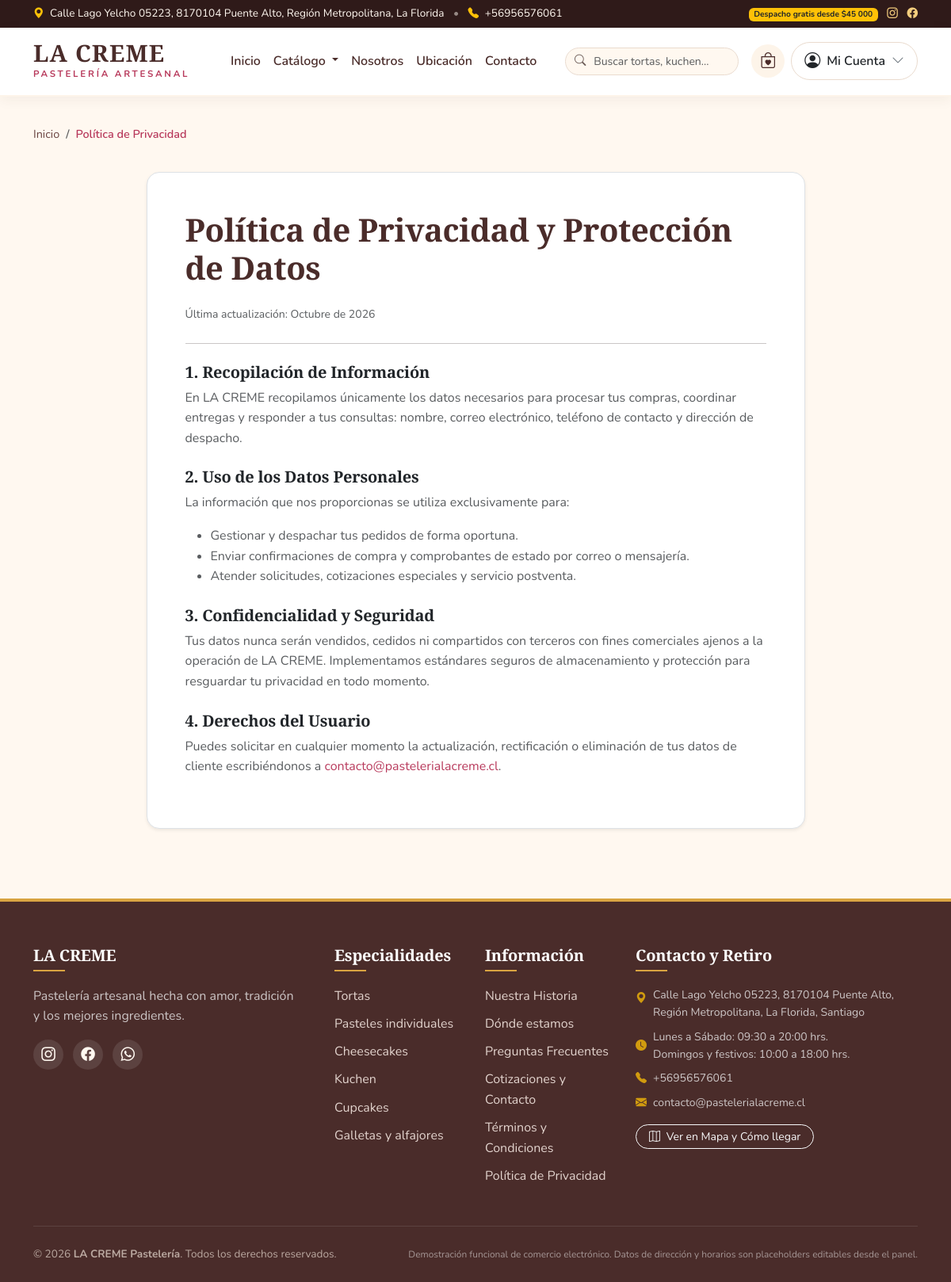
Screenshot of /politica-de-privacidad/ with the database file from the repository.
### sitio/models.py (models this page shows, shortened)
class ConfiguracionSitio(models.Model):
    nombre = models.CharField(max_length=120, default="LA CREME Pastelería", verbose_name="Nombre de la pastelería")
    eslogan = models.CharField(
        max_length=250,
        default="Pastelería artesanal hecha con amor, tradición y los mejores ingredientes.",
        verbose_name="Eslogan o frase principal"
    )
    direccion = models.CharField(
        max_length=255,
        default="Av. Providencia 1234, Local 5",
        verbose_name="Dirección física (Placeholder editable)"
    )
    comuna = models.CharField(max_length=100, default="Providencia", verbose_name="Comuna")
    ciudad = models.CharField(max_length=100, default="Santiago", verbose_name="Ciudad")
    telefono = models.CharField(max_length=30, default="+56 9 8765 4321", verbose_name="Teléfono fijo o móvil")
    whatsapp = models.CharField(
        max_length=30,
        default="+56987654321",
        verbose_name="Número de WhatsApp (con código de país, ej: +56987654321)"
    )
    correo = models.EmailField(default="contacto@pastelerialacreme.cl", verbose_name="Correo de contacto")
    horarios = models.TextField(
        default="Lunes a Sábado: 09:30 a 20:00 hrs.\nDomingos y festivos: 10:00 a 18:00 hrs.",
        verbose_name="Horarios de atención"
    )
    instagram = models.URLField(
        default="https://www.instagram.com/pasteleria_la_creme/",
        verbose_name="Enlace de Instagram"
    )
    facebook = models.URLField(
        blank=True,
        default="https://facebook.com/pasteleria_la_creme",
        verbose_name="Enlace de Facebook"
    )
    latitud = models.DecimalField(
        max_digits=9,
        decimal_places=6,
        default=-33.428500,
        verbose_name="Latitud (para Google Maps)"
    )
    longitud = models.DecimalField(
        max_digits=9,
        decimal_places=6,
        default=-70.612300,
        verbose_name="Longitud (para Google Maps)"
    )
    costo_despacho_base = models.PositiveIntegerField(
        default=3990,
        verbose_name="Costo base de despacho (CLP)"
    )
    despacho_gratis_desde = models.PositiveIntegerField(
        default=45000,
        verbose_name="Monto para despacho gratis (CLP)"
    )
    class Meta:
        verbose_name = "Configuración del sitio"
        verbose_name_plural = "Configuración del sitio"
    @classmethod
    def get_solo(cls):
        obj, created = cls.objects.get_or_create(id=1)
        return obj

### catalogo/models.py (models this page shows, shortened)
class Categoria(models.Model):
    nombre = models.CharField(max_length=100, unique=True, verbose_name="Nombre")
    slug = models.SlugField(max_length=120, unique=True, blank=True, verbose_name="Slug")
    descripcion = models.TextField(blank=True, verbose_name="Descripción")
    imagen = models.ImageField(upload_to='categorias/', blank=True, null=True, verbose_name="Imagen")
    activa = models.BooleanField(default=True, verbose_name="¿Activa?")
    orden = models.PositiveIntegerField(default=0, verbose_name="Orden de visualización")
    class Meta:
        ordering = ['orden', 'nombre']
        verbose_name = "Categoría"
        verbose_name_plural = "Categorías"
    def get_absolute_url(self):
        return reverse('catalogo:categoria_detalle', kwargs={'slug': self.slug})

### sitio/views.py (the view)
# urls.py: path('politica-de-privacidad/', views.PoliticaPrivacidadView.as_view(), name='privacidad'),
class PoliticaPrivacidadView(TemplateView):
    template_name = 'sitio/privacidad.html'

### templates/sitio/privacidad.html (shortened to what this page needs)
{% extends "base.html" %}
{% block contenido %}
<div class="container py-4">
    <nav aria-label="breadcrumb">
        <ol class="breadcrumb breadcrumb-lacreme">
            <li class="breadcrumb-item"><a href="{% url 'sitio:inicio' %}">Inicio</a></li>
            <li class="breadcrumb-item active" aria-current="page">Política de Privacidad</li>
        </ol>
    </nav>
    <div class="row justify-content-center">
        <div class="col-lg-9">
            <div class="p-4 p-md-5 bg-white rounded-4 border shadow-sm">
                <h1 class="display-6 font-serif mb-4">Política de Privacidad y Protección de Datos</h1>
                <p class="text-muted small">Última actualización: Octubre de 2026</p>
                <hr class="my-4">
                <h2 class="h5 fw-bold text-dark mt-4">1. Recopilación de Información</h2>
                <p class="text-muted">
                    En LA CREME recopilamos únicamente los datos necesarios para procesar tus compras, coordinar entregas y responder a tus consultas: nombre, correo electrónico, teléfono de contacto y dirección de despacho.
                </p>
                <h2 class="h5 fw-bold text-dark mt-4">2. Uso de los Datos Personales</h2>
                <p class="text-muted">
                    La información que nos proporcionas se utiliza exclusivamente para:
                </p>
                <ul class="text-muted">
                    <li>Gestionar y despachar tus pedidos de forma oportuna.</li>
                    <li>Enviar confirmaciones de compra y comprobantes de estado por correo o mensajería.</li>
                    <li>Atender solicitudes, cotizaciones especiales y servicio postventa.</li>
                </ul>
                <h2 class="h5 fw-bold text-dark mt-4">3. Confidencialidad y Seguridad</h2>
                <p class="text-muted">
                    Tus datos nunca serán vendidos, cedidos ni compartidos con terceros con fines comerciales ajenos a la operación de LA CREME. Implementamos estándares seguros de almacenamiento y protección para resguardar tu privacidad en todo momento.
                </p>
                <h2 class="h5 fw-bold text-dark mt-4">4. Derechos del Usuario</h2>
                <p class="text-muted">
                    Puedes solicitar en cualquier momento la actualización, rectificación o eliminación de tus datos de cliente escribiéndonos a <a href="mailto:{{ configuracion_sitio.correo|default:'contacto@pastelerialacreme.cl' }}">{{ configuracion_sitio.correo|default:'contacto@pastelerialacreme.cl' }}</a>.
                </p>
            </div>
        </div>
    </div>
</div>
{% endblock %}

### templates/base.html (shortened to what this page needs)
<!DOCTYPE html>
<html lang="es">
<head>
  <link href="https://cdn.jsdelivr.net/npm/bootstrap@5.3.3/dist/css/bootstrap.min.css" rel="stylesheet"
>
  <link rel="stylesheet" href="https://cdn.jsdelivr.net/npm/bootstrap-icons@1.11.3/font/bootstrap-icons.min.css">
  <link rel="stylesheet" href="/static/css/la_creme.css">
</head>
<body>
  {% include "includes/_navbar.html" %}
  <main id="contenido-principal" role="main">
    {% block contenido %}{% endblock %}
  </main>
  {% include "includes/_footer.html" %}
</body>
</html>

### templates/includes/_navbar.html (shortened to what this page needs)
{% load static humanize %}
<div class="top-bar d-none d-md-block">
    <div class="container d-flex justify-content-between align-items-center">
        <div>
            <i class="bi bi-geo-alt-fill text-warning me-1"></i>
            <span>{{ configuracion_sitio.direccion|default:"Av. Providencia 1234, Local 5" }}, {{ configuracion_sitio.comuna|default:"Providencia" }}</span>
            <span class="mx-2 opacity-50">•</span>
            <i class="bi bi-telephone-fill text-warning me-1"></i>
            <span>{{ configuracion_sitio.telefono|default:"+56 9 8765 4321" }}</span>
        </div>
        <div>
            <span class="badge bg-warning text-dark me-2">Despacho gratis desde ${{ configuracion_sitio.despacho_gratis_desde|default:45000|intcomma }}</span>
            <a href="{{ configuracion_sitio.instagram|default:'https://www.instagram.com/pasteleria_la_creme/' }}" target="_blank" rel="noopener noreferrer" class="me-2" aria-label="Instagram">
                <i class="bi bi-instagram"></i>
            </a>
            {% if configuracion_sitio.facebook %}
            <a href="{{ configuracion_sitio.facebook }}" target="_blank" rel="noopener noreferrer" aria-label="Facebook">
                <i class="bi bi-facebook"></i>
            </a>
            {% endif %}
        </div>
    </div>
</div>
<nav class="navbar navbar-expand-lg navbar-lacreme" aria-label="Navegación principal">
    <div class="container">
        <a class="navbar-brand text-decoration-none d-flex flex-column" href="{% url 'sitio:inicio' %}">
            <span class="navbar-brand-text">LA CREME</span>
            <span class="navbar-brand-subtitle">Pastelería Artesanal</span>
        </a>
        <div class="collapse navbar-collapse" id="navbarContenido">
            <ul class="navbar-nav mx-auto mb-2 mb-lg-0 align-items-lg-center">
                <li class="nav-item">
                    <a class="nav-link {% if request.resolver_match.url_name == 'inicio' %}active{% endif %}" href="{% url 'sitio:inicio' %}">Inicio</a>
                </li>
                <li class="nav-item dropdown">
                    <a class="nav-link dropdown-toggle " href="{% url 'catalogo:lista' %}" id="dropdownCatalogo" role="button" data-bs-toggle="dropdown" aria-expanded="false">
                        Catálogo
                    </a>
                </li>
                <li class="nav-item">
                    <a class="nav-link {% if request.resolver_match.url_name == 'nosotros' %}active{% endif %}" href="{% url 'sitio:nosotros' %}">Nosotros</a>
                </li>
                <li class="nav-item">
                    <a class="nav-link {% if request.resolver_match.url_name == 'ubicacion' %}active{% endif %}" href="{% url 'sitio:ubicacion' %}">Ubicación</a>
                </li>
                <li class="nav-item">
                    <a class="nav-link {% if request.resolver_match.url_name == 'contacto' %}active{% endif %}" href="{% url 'sitio:contacto' %}">Contacto</a>
                </li>
            </ul>
            <form class="search-form-nav d-flex my-2 my-lg-0 me-lg-3" action="{% url 'catalogo:lista' %}" method="get" role="search">
                <i class="bi bi-search search-icon" aria-hidden="true"></i>
                <input class="form-control" type="search" name="q" placeholder="Buscar tortas, kuchen..." aria-label="Buscar en la pastelería" value="{{ request.GET.q|default:'' }}">
            </form>
            <div class="d-flex align-items-center gap-2 mt-2 mt-lg-0">
                <a href="{% url 'carrito:detalle' %}" class="cart-badge-icon" aria-label="Ver carrito de compras" id="btn-carrito-navbar">
                    <i class="bi bi-bag-heart"></i>
                </a>
                <div class="dropdown">
                    <button class="btn btn-outline-secondary rounded-pill px-3 py-2 d-flex align-items-center gap-2" type="button" id="menuUsuario" data-bs-toggle="dropdown" aria-expanded="false" style="border-color: var(--color-borde);">
                        <i class="bi bi-person-circle fs-5 text-dark"></i>
                        <span class="d-none d-xl-inline text-dark fw-semibold">
                            {% if request.user.is_authenticated %}
                                {{ request.user.first_name|default:request.user.username }}
                            {% else %}
                                Mi Cuenta
                            {% endif %}
                        </span>
                        <i class="bi bi-chevron-down fs-7"></i>
                    </button>
                </div>
            </div>
        </div>
    </div>
</nav>

### templates/includes/_footer.html
<footer class="footer-lacreme" role="contentinfo">
    <div class="container">
        <div class="row g-4">
            <div class="col-lg-4 col-md-6">
                <h3 class="footer-title">LA CREME</h3>
                <p class="text-light opacity-75 pe-lg-3">
                    {{ configuracion_sitio.eslogan|default:"Pastelería artesanal hecha con amor, tradición y los mejores ingredientes seleccionados. Cada receta cuenta una historia dulce." }}
                </p>
                <div class="mt-3">
                    <a href="{{ configuracion_sitio.instagram|default:'https://www.instagram.com/pasteleria_la_creme/' }}" target="_blank" rel="noopener noreferrer" class="footer-social-icon" aria-label="Síguenos en Instagram">
                        <i class="bi bi-instagram"></i>
                    </a>
                    {% if configuracion_sitio.facebook %}
                    <a href="{{ configuracion_sitio.facebook }}" target="_blank" rel="noopener noreferrer" class="footer-social-icon" aria-label="Síguenos en Facebook">
                        <i class="bi bi-facebook"></i>
                    </a>
                    {% endif %}
                    <a href="https://wa.me/{{ configuracion_sitio.whatsapp|default:'+56987654321'|cut:'+'|cut:' '|cut:'-' }}" target="_blank" rel="noopener noreferrer" class="footer-social-icon" aria-label="Contáctanos por WhatsApp">
                        <i class="bi bi-whatsapp"></i>
                    </a>
                </div>
            </div>
            <div class="col-lg-2 col-md-6 col-6">
                <h4 class="footer-title">Especialidades</h4>
                <ul class="footer-links">
                    {% for cat in categorias_menu|slice:":6" %}
                    <li><a href="{{ cat.get_absolute_url }}">{{ cat.nombre }}</a></li>
                    {% empty %}
                    <li><a href="{% url 'catalogo:lista' %}">Tortas</a></li>
                    <li><a href="{% url 'catalogo:lista' %}">Cheesecakes</a></li>
                    <li><a href="{% url 'catalogo:lista' %}">Kuchen</a></li>
                    {% endfor %}
                </ul>
            </div>
            <div class="col-lg-2 col-md-6 col-6">
                <h4 class="footer-title">Información</h4>
                <ul class="footer-links">
                    <li><a href="{% url 'sitio:nosotros' %}">Nuestra Historia</a></li>
                    <li><a href="{% url 'sitio:ubicacion' %}">Dónde estamos</a></li>
                    <li><a href="{% url 'sitio:preguntas_frecuentes' %}">Preguntas Frecuentes</a></li>
                    <li><a href="{% url 'sitio:contacto' %}">Cotizaciones y Contacto</a></li>
                    <li><a href="{% url 'sitio:terminos' %}">Términos y Condiciones</a></li>
                    <li><a href="{% url 'sitio:privacidad' %}">Política de Privacidad</a></li>
                </ul>
            </div>
            <div class="col-lg-4 col-md-6">
                <h4 class="footer-title">Contacto y Retiro</h4>
                <ul class="list-unstyled text-light opacity-75 small">
                    <li class="mb-2 d-flex align-items-start gap-2">
                        <i class="bi bi-geo-alt-fill text-warning mt-1"></i>
                        <span>{{ configuracion_sitio.direccion|default:"Av. Providencia 1234, Local 5" }}, {{ configuracion_sitio.comuna|default:"Providencia" }}, {{ configuracion_sitio.ciudad|default:"Santiago" }}</span>
                    </li>
                    <li class="mb-2 d-flex align-items-center gap-2">
                        <i class="bi bi-clock-fill text-warning"></i>
                        <span>{{ configuracion_sitio.horarios|default:"Lun a Sáb: 09:30 a 20:00 hrs. Dom: 10:00 a 18:00 hrs."|linebreaksbr }}</span>
                    </li>
                    <li class="mb-2 d-flex align-items-center gap-2">
                        <i class="bi bi-telephone-fill text-warning"></i>
                        <span>{{ configuracion_sitio.telefono|default:"+56 9 8765 4321" }}</span>
                    </li>
                    <li class="mb-2 d-flex align-items-center gap-2">
                        <i class="bi bi-envelope-fill text-warning"></i>
                        <span>{{ configuracion_sitio.correo|default:"contacto@pastelerialacreme.cl" }}</span>
                    </li>
                </ul>
                <div class="mt-3">
                    <a href="{% url 'sitio:ubicacion' %}" class="btn btn-sm btn-outline-light rounded-pill px-3">
                        <i class="bi bi-map me-1"></i> Ver en Mapa y Cómo llegar
                    </a>
                </div>
            </div>
        </div>
        <div class="footer-bottom d-flex flex-column flex-md-row justify-content-between align-items-center text-center text-md-start">
            <p class="mb-1 mb-md-0">
                &copy; {% now "Y" %} <strong>LA CREME Pastelería</strong>. Todos los derechos reservados.
            </p>
            <p class="mb-0 text-white-50 small">
                Demostración funcional de comercio electrónico. Datos de dirección y horarios son placeholders editables desde el panel.
            </p>
        </div>
    </div>
</footer>

### rows the page displays
ConfiguracionSitio: direccion "Calle Lago Yelcho 05223, 8170104 Puente Alto, Región Metropolitana", comuna "La Florida", telefono "+56956576061", despacho_gratis_desde "45 000", correo "contacto@pastelerialacreme.cl", eslogan "Pastelería artesanal hecha con amor, tradición y los mejores ingredientes.", ciudad "Santiago", horarios "Lunes a Sábado: 09:30 a 20:00 hrs. Domingos y festivos: 10:00 a 18:00 hrs."
Categoria: nombre "Tortas"
Categoria: nombre "Pasteles individuales"
Categoria: nombre "Cheesecakes"
Categoria: nombre "Kuchen"
Categoria: nombre "Cupcakes"
Categoria: nombre "Galletas y alfajores"
